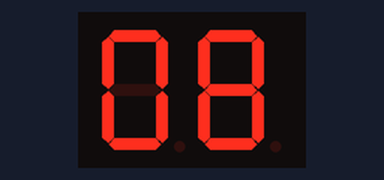
Simulated run of this sketch. Board: Arduino Mega 2560, built with avr-gcc and run on an emulated ATmega2560. Parts: 2-digit seven-segment display. Wiring (from diagram.json): 2-digit 7-segment display, segments lit when HIGH: segments pin 22, pin 23, pin 24, pin 25, pin 26, pin 27, pin 28, pin 29; digit selects pin 52, pin 53. The segment pins are drawn as the display they are named for.

Above: at 0.84 s.
At 6.12 s:
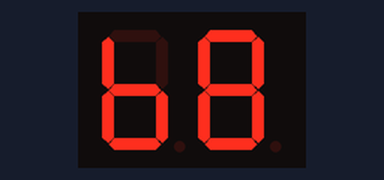
At 8.74 s:
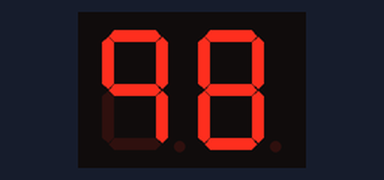
At 20.12 s:
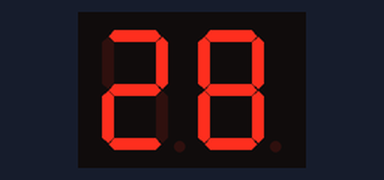
At 29.21 s:
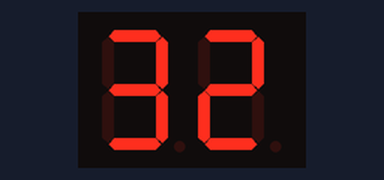
At 38.5 s:
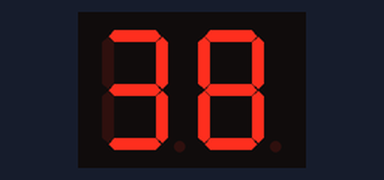

The sketch:

ETALVIS_Problem_07_05.ino
```cpp
//EMBEDDED SYSTEMS PROGRAMMING - GPIO
//SEVEN SEGMENT CONTROL PROBLEMS
//SET 07 PROBLEM 05
//connect two seven segment displays on port A
//share the eight port pins to all the displays
//connect the common pin of seven segment displays to bit 0 & bit 1 of port B.
//Display number "00" to "99" one by one with 1 sec delay.
void delay1(void);
void setup() {
  // put your setup code here, to run once:
  volatile char *ddrA, *ddrB;
  ddrA = 0x21; ddrB = 0x24;
  *ddrA = 0xFF; *ddrB = 0x03;

}

void loop() {
  // put your main code here, to run repeatedly:
  volatile char *outa, *outb;
  outa = 0x22; outb = 0x25;
  volatile int a = 0, b = 0;
  unsigned char dig1[10] = {0x3f, 0x06, 0x5b, 0x4f, 0x66, 0x6d, 0x7c, 0x07, 0x7f, 0x67};
int i, j;
    for (i = 0; i < 10; i++) {
        for (j = 0; j < 10; j++) {
            *outb = 0x01; // Display tens digit
            *outa = dig1[i];
            delay1();
            *outb = 0x03; //disable both displays
            *outa = 0x00;//off the displays
            delay1();
            *outb = 0x02; // Display ones digit
            *outa = dig1[j];
            delay1();
            *outb = 0x03; //disable both displays
            *outa = 0x00;//off the displays
            delay1();
        }
    }
}

void delay1(void)
{
  volatile long d;
  for (d = 0; d < 10000; d++);
}
```
